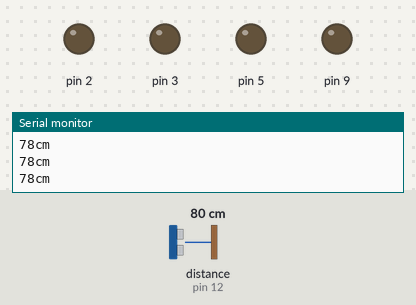
The sketch below on a simulated Arduino Uno, built with avr-gcc and run on an emulated ATmega328P. On the bench: output pins drawn as LEDs (lit = HIGH), the last lines printed to the serial monitor. Wiring (inferred from the names in the program): ultrasonic range finder: trigger pin 13; echo pin 12. Inputs (shaded band) come from the test bench; at power-on: distance to the obstacle (sensor on pin 12) 80 cm. The echo pulse lasts 58.3 µs per cm; pins used as bus, display or sensor lines are not drawn.

Above: at 1.3 s.
1.4 s: distance to the obstacle (sensor on pin 12) set to 56 cm
2.9 s: distance to the obstacle (sensor on pin 12) set to 45 cm
At 3.7 s:
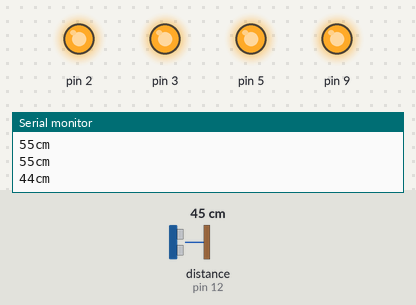
5.9 s: distance to the obstacle (sensor on pin 12) set to 120 cm
At 6.58 s:
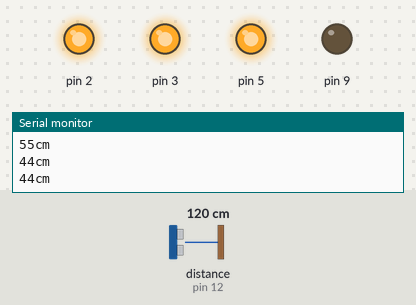
8.9 s: distance to the obstacle (sensor on pin 12) set to 2 cm
At 9.1 s:
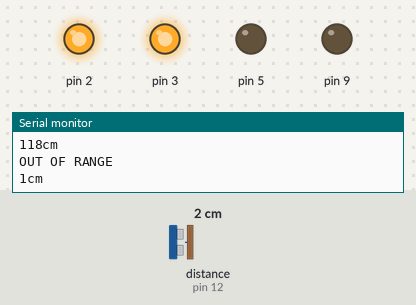
11.9 s: distance to the obstacle (sensor on pin 12) set to 60 cm
At 12.71 s:
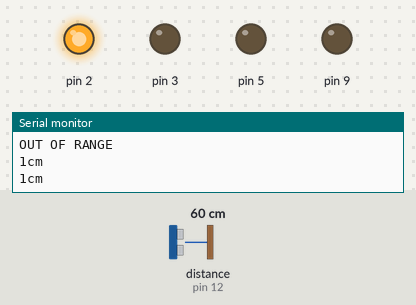
Timing chart, 0 to 14.9 s (numbered marks = the images above; inputs shaded):
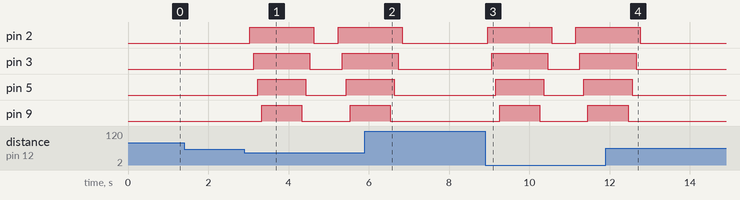

The sketch:

obstacle_distance.ino
```cpp
#define triggerpin 13
#define echopin 12

void setup()
{
  Serial.begin(9600);
  pinMode(triggerpin,OUTPUT);
  pinMode(echopin,INPUT);
  pinMode(9,OUTPUT);
  pinMode(2,OUTPUT);
  pinMode(3,OUTPUT);
  pinMode(5,OUTPUT);
}
 void loop()
 {
  long duration, distance;
  digitalWrite(triggerpin,LOW);
  delayMicroseconds(2);
  digitalWrite(triggerpin,HIGH);
  delayMicroseconds(10);
  digitalWrite(triggerpin,LOW);
  duration = pulseIn(echopin,HIGH);
  duration = duration/2;
  distance = duration*.034;
  Serial.print(distance);
  Serial.println("cm");
  if(distance<50)
    {
      digitalWrite(2,HIGH);
      delay(100);
      digitalWrite(3,HIGH);
      delay(100);
      digitalWrite(5,HIGH);
      delay(100);
      digitalWrite(9,HIGH);
      delay(1000);
      digitalWrite(9,LOW);
      delay(100);
      digitalWrite(5,LOW);
      delay(100);
      digitalWrite(3,LOW);
      delay(100);
      digitalWrite(2,LOW);
      delay(100);


    }
  else if(distance>100)
    Serial.println("OUT OF RANGE");

  delay(500);


 }
```

Measured:
- the behaviour switches between 51 and 50 cm on distance to the obstacle (sensor on pin 12) (found by bisection; images 0 and 1)
- after the input at 2.9 s, pin 2: LOW → HIGH after 0.13 s, → LOW 1.6 s later, → HIGH 0.60 s later; pin 3: LOW → HIGH after 0.23 s, → LOW 1.4 s later, → HIGH 0.80 s later; pin 5: LOW → HIGH after 0.33 s, → LOW 1.2 s later, → HIGH 1.0 s later; pin 9: LOW → HIGH after 0.43 s, → LOW 1.0 s later, → HIGH 1.2 s later
- after the input at 5.9 s, pin 2: goes on until 6.8 s, then stays LOW; pin 3: goes on until 6.7 s, then stays LOW; pin 5: goes on until 6.6 s, then stays LOW; pin 9: goes on until 6.5 s, then stays LOW
- after the input at 8.9 s, pin 2: LOW → HIGH after 0.06 s, → LOW 1.6 s later, → HIGH 0.60 s later; pin 3: LOW → HIGH after 0.16 s, → LOW 1.4 s later, → HIGH 0.80 s later; pin 5: LOW → HIGH after 0.26 s, → LOW 1.2 s later, → HIGH 1.0 s later; pin 9: LOW → HIGH after 0.36 s, → LOW 1.0 s later, → HIGH 1.2 s later
- after the input at 11.9 s, pin 2: goes on until 12.8 s, then stays LOW; pin 3: goes on until 12.7 s, then stays LOW; pin 5: goes on until 12.6 s, then stays LOW; pin 9: goes on until 12.5 s, then stays LOW
